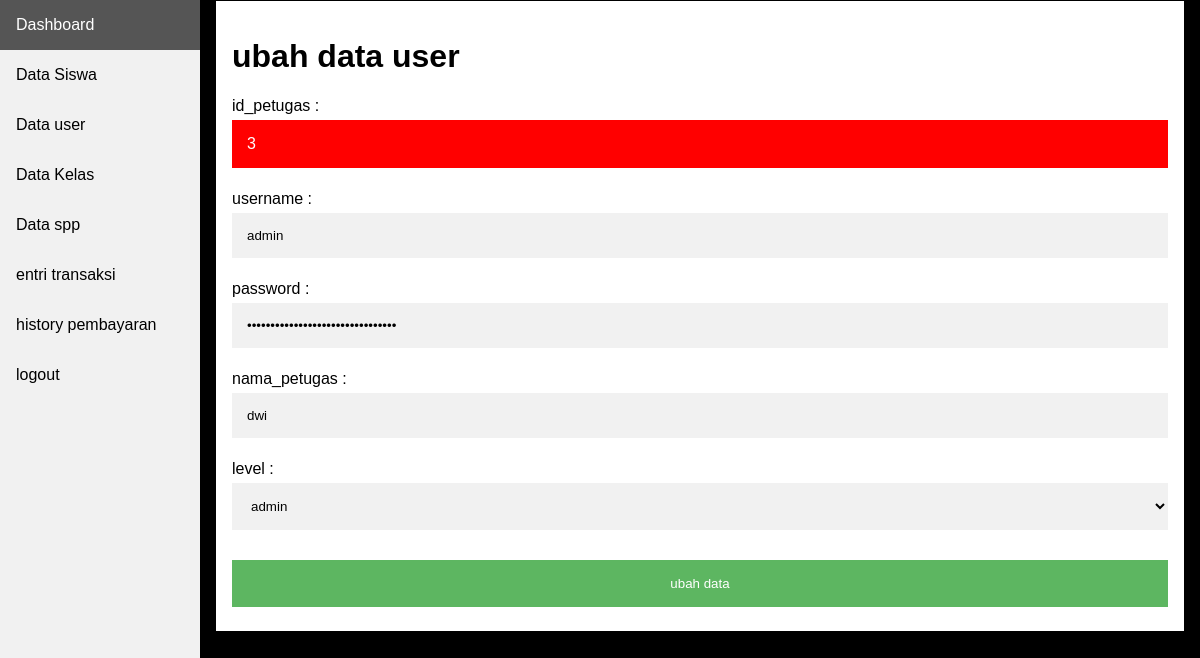
The page /admin/ubah_petugas.php?id_petugas=3 (signed in) on the database its author committed.
### tables this page shows
CREATE TABLE IF NOT EXISTS `petugas` (
  `id_petugas` int(11) NOT NULL AUTO_INCREMENT,
  `username` varchar(25) NOT NULL,
  `password` varchar(32) NOT NULL,
  `nama_petugas` varchar(35) NOT NULL,
  `level` enum('admin','petugas') NOT NULL,
  PRIMARY KEY (`id_petugas`),
  UNIQUE KEY `username` (`username`)
);

### functions/functions.php (called while the page is built, shortened)
<?php
$conn = mysqli_connect("localhost", "root", "", "db_spp");
function query($query) {
	global $conn;
	$result = mysqli_query($conn, $query);
	$rows = array();
	while ( $row = mysqli_fetch_assoc($result) ) {
		$rows[] = $row;
	}
	return $rows;
}
 ?>

### admin/ubah_petugas.php (the view, shortened to what this page needs)
<?php
require '../functions/functions.php';
include 'header_admin.php';
$id = $_GET["id_petugas"];
$petugas = query("SELECT * FROM petugas WHERE id_petugas = '$id'");
$id_petugas = ($petugas[0]["id_petugas"]);
$username = ($petugas[0]["username"]);
$password = ($petugas[0]["password"]);
$nama_petugas = ($petugas[0]["nama_petugas"]);
?>
<!DOCTYPE html>
<html>
<head>
	<link rel="stylesheet" type="text/css" href="css/style_ubah.css">
</head>
<body>
	<div class="content">
<div class="container">
<form action="" method="post">
	<h1>ubah data user</h1>
			<label for="id_petugas">id_petugas :</label>
			<label class="id" id="id_petugas"><?= $id_petugas; ?></label>
			<label for="username">username :</label>
			<input type="text" name="username" id="username" required="" value="<?= $username; ?>">
			<label for="password">password :</label>
			<input type="password" name="password" id="password" value="<?= $password; ?>">
			<label for="nama_petugas">nama_petugas :</label>
			<input type="text" name="nama_petugas" id="nama_petugas" value="<?= $nama_petugas; ?>">
			<label for="level">level :</label>
			<select name="level" id="level">
				<option value="admin">admin</option>
			</select>
			<button class="registerbtn" type="submit" name="submit">ubah data</button>
</form>
</div>
</div>
</body>
</html>

### admin/css/style_ubah.css (style rules this page uses)
body { font-family: Arial, Helvetica, sans-serif; background-color: black; }
* { box-sizing: border-box; }
.container { padding: 16px; background-color: white; }
input[type=text], input[type=password], input[type=number], select { width: 100%; padding: 15px; margin: 5px 0 22px 0; display: inline-block; border: none; background: #f1f1f1; }
.id { width: 100%; padding: 15px; margin: 5px 0 22px 0; display: inline-block; border: none; background: red; color: white; }
.registerbtn { background-color: #4CAF50; color: white; padding: 16px 20px; margin: 8px 0; border: none; cursor: pointer; width: 100%; opacity: 0.9; }

### admin/header_admin.php (style rules this page uses)
body { margin: 0; font-family: "Lato", sans-serif; }
div.content { margin-left: 200px; padding: 1px 16px; height: 655px; }

### rows shown on the page
petugas: id_petugas "3", username "admin", nama_petugas "dwi"
